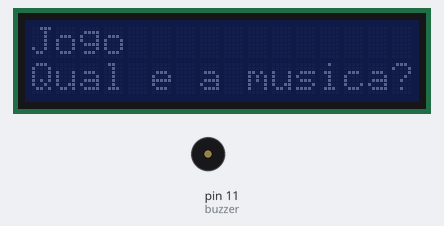
Bench run of a sketch on a simulated Arduino Uno, built with avr-gcc and run on an emulated ATmega328P. Parts: 16×2 character LCD, buzzer (waves = sounding). What the sketch prints to the serial monitor is not drawn.

Above: at 0.1 s.
At 0.6 s:
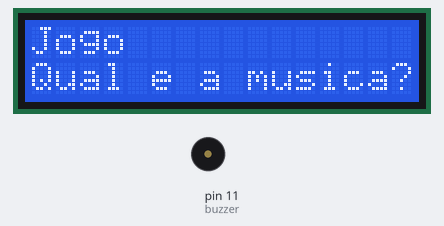
Timing chart, 0 to 12.9 s (numbered marks = the images above):
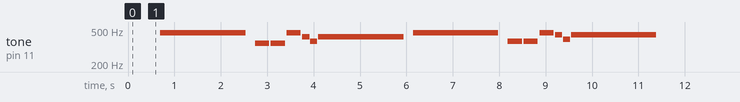

The sketch:

OldMusicGame.ino
```cpp
// C++ code
//
#include <Adafruit_LiquidCrystal.h>

#define NOTE_B0  31
#define NOTE_C1  33
#define NOTE_CS1 35
#define NOTE_D1  37
#define NOTE_DS1 39
#define NOTE_E1  41
#define NOTE_F1  44
#define NOTE_FS1 46
#define NOTE_G1  49
#define NOTE_GS1 52
#define NOTE_A1  55
#define NOTE_AS1 58
#define NOTE_B1  62
#define NOTE_C2  65
#define NOTE_CS2 69
#define NOTE_D2  73
#define NOTE_DS2 78
#define NOTE_E2  82
#define NOTE_F2  87
#define NOTE_FS2 93
#define NOTE_G2  98
#define NOTE_GS2 104
#define NOTE_A2  110
#define NOTE_AS2 117
#define NOTE_B2  123
#define NOTE_C3  131
#define NOTE_CS3 139
#define NOTE_D3  147
#define NOTE_DS3 156
#define NOTE_E3  165
#define NOTE_F3  175
#define NOTE_FS3 185
#define NOTE_G3  196
#define NOTE_GS3 208
#define NOTE_A3  220
#define NOTE_AS3 233
#define NOTE_B3  247
#define NOTE_C4  262
#define NOTE_CS4 277
#define NOTE_D4  294
#define NOTE_DS4 311
#define NOTE_E4  330
#define NOTE_F4  349
#define NOTE_FS4 370
#define NOTE_G4  392
#define NOTE_GS4 415
#define NOTE_A4  440
#define NOTE_AS4 466
#define NOTE_B4  494
#define NOTE_C5  523
#define NOTE_CS5 554
#define NOTE_D5  587
#define NOTE_DS5 622
#define NOTE_E5  659
#define NOTE_F5  698
#define NOTE_FS5 740
#define NOTE_G5  784
#define NOTE_GS5 831
#define NOTE_A5  880
#define NOTE_AS5 932
#define NOTE_B5  988
#define NOTE_C6  1047
#define NOTE_CS6 1109
#define NOTE_D6  1175
#define NOTE_DS6 1245
#define NOTE_E6  1319
#define NOTE_F6  1397
#define NOTE_FS6 1480
#define NOTE_G6  1568
#define NOTE_GS6 1661
#define NOTE_A6  1760
#define NOTE_AS6 1865
#define NOTE_B6  1976
#define NOTE_C7  2093
#define NOTE_CS7 2217
#define NOTE_D7  2349
#define NOTE_DS7 2489
#define NOTE_E7  2637
#define NOTE_F7  2794
#define NOTE_FS7 2960
#define NOTE_G7  3136
#define NOTE_GS7 3322
#define NOTE_A7  3520
#define NOTE_AS7 3729
#define NOTE_B7  3951
#define NOTE_C8  4186
#define NOTE_CS8 4435
#define NOTE_D8  4699
#define NOTE_DS8 4978
#define REST      0

int seconds = 0;
int buzzer = 11;

Adafruit_LiquidCrystal lcd(0);

void setup()
{
  Serial.begin(9600);

  // Intro

  lcd.begin(16, 2);
  lcd.setBacklight(1);
  lcd.clear();
  escrever("Jogo",0);
  escrever("Qual e a musica?",1);
  piscar_tela(100,3);
  lcd.clear();

  //Inicio do Jogo
  escolher_musica(2);


}

void loop()
{


}


void escolher_musica(int musica)
{

  if (musica == 1) {
    int tempo = 100;
    int melody[] = {
      NOTE_C5,4, NOTE_G4,8, NOTE_AS4,4, NOTE_A4,8,
      NOTE_G4,16, NOTE_C4,8, NOTE_C4,16, NOTE_G4,16, NOTE_G4,8, NOTE_G4,16,
      NOTE_C5,4, NOTE_G4,8, NOTE_AS4,4, NOTE_A4,8,
      NOTE_G4,2
    };

    int notes = sizeof(melody) / sizeof(melody[0]) / 2;

    // this calculates the duration of a whole note in ms
    int wholenote = (60000 * 4) / tempo;

    int divider = 0, noteDuration = 0;

    // iterate over the notes of the melody.
    // Remember, the array is twice the number of notes (notes + durations)
    for (int thisNote = 0; thisNote < notes * 2; thisNote = thisNote + 2) {

      // calculates the duration of each note
      divider = melody[thisNote + 1];
      if (divider > 0) {
        // regular note, just proceed
        noteDuration = (wholenote) / divider;
      } else if (divider < 0) {
        // dotted notes are represented with negative durations!!
        noteDuration = (wholenote) / abs(divider);
        noteDuration *= 1.5; // increases the duration in half for dotted notes
      }

      // we only play the note for 90% of the duration, leaving 10% as a pause
      tone(buzzer, melody[thisNote], noteDuration * 0.9);

      // Wait for the specief duration before playing the next note.
      delay(noteDuration);

      // stop the waveform generation before the next note.
      noTone(buzzer);
    }

    tocar_musica(tempo, melody);
  }
  else {
    int tempo = 88;
    int melody[] = {
     NOTE_AS4,-2,  NOTE_F4,8,  NOTE_F4,8,  NOTE_AS4,8,//1
    NOTE_GS4,16,  NOTE_FS4,16,  NOTE_GS4,-2,
    NOTE_AS4,-2,  NOTE_FS4,8,  NOTE_FS4,8,  NOTE_AS4,8,
    NOTE_A4,16,  NOTE_G4,16,  NOTE_A4,-2,
    REST,1
    };

    int notes = sizeof(melody) / sizeof(melody[0]) / 2;

    // this calculates the duration of a whole note in ms
    int wholenote = (60000 * 4) / tempo;

    int divider = 0, noteDuration = 0;

    // iterate over the notes of the melody.
    // Remember, the array is twice the number of notes (notes + durations)
    for (int thisNote = 0; thisNote < notes * 2; thisNote = thisNote + 2) {

      // calculates the duration of each note
      divider = melody[thisNote + 1];
      if (divider > 0) {
        // regular note, just proceed
        noteDuration = (wholenote) / divider;
      } else if (divider < 0) {
        // dotted notes are represented with negative durations!!
        noteDuration = (wholenote) / abs(divider);
        noteDuration *= 1.5; // increases the duration in half for dotted notes
      }

      // we only play the note for 90% of the duration, leaving 10% as a pause
      tone(buzzer, melody[thisNote], noteDuration * 0.9);

      // Wait for the specief duration before playing the next note.
      delay(noteDuration);

      // stop the waveform generation before the next note.
      noTone(buzzer);
    }

    tocar_musica(tempo, melody);
  }
  //Serial.print(tempo);

}

void tocar_musica(int tempo, int melody[])
{
 Serial.println(sizeof(melody));
  // sizeof gives the number of bytes, each int value is composed of two bytes (16 bits)
    // there are two values per note (pitch and duration), so for each note there are four bytes
 int notes = sizeof(melody) / sizeof(melody[0]) / 2;

  Serial.println(notes);


    // this calculates the duration of a whole note in ms
    int wholenote = (60000 * 4) / tempo;

    int divider = 0, noteDuration = 0;

    // iterate over the notes of the melody.
    // Remember, the array is twice the number of notes (notes + durations)
    for (int thisNote = 0; thisNote < notes * 2; thisNote = thisNote + 2) {

      // calculates the duration of each note
      divider = melody[thisNote + 1];
      if (divider > 0) {
        // regular note, just proceed
        noteDuration = (wholenote) / divider;
      } else if (divider < 0) {
        // dotted notes are represented with negative durations!!
        noteDuration = (wholenote) / abs(divider);
        noteDuration *= 1.5; // increases the duration in half for dotted notes
      }


       Serial.print(buzzer);
       Serial.print(noteDuration);
       Serial.print(melody[thisNote]);

      // we only play the note for 90% of the duration, leaving 10% as a pause
      tone(buzzer, melody[thisNote], noteDuration * 0.9);

      // Wait for the specief duration before playing the next note.
      delay(noteDuration);

      // stop the waveform generation before the next note.
      noTone(buzzer);

    }
}


void escrever (String text, int pos)
{
  lcd.setCursor(0, pos);
  lcd.print(text);
}

void piscar_tela(int wait_time, int times)
{
  for (int i = 1; i<=times; i++)
  {
    lcd.setBacklight(0);
    delay(wait_time); // Wait for 500 millisecond(s)
    lcd.setBacklight(1);
    delay(wait_time); // Wait for 500 millisecond(s)
  }
}
```

Blink.ino
```cpp

```
